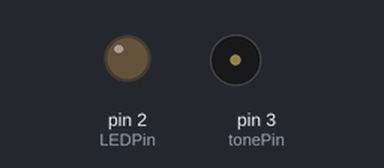
The sketch below on a simulated Arduino Uno, built with avr-gcc and run on an emulated ATmega328P. On the bench: output pins drawn as LEDs (lit = HIGH), buzzer (waves = sounding). Random numbers use the default seed unless the sketch sets one; what the sketch prints to the serial monitor is not drawn.

Above: at 0.6 s.
At 37.87 s:
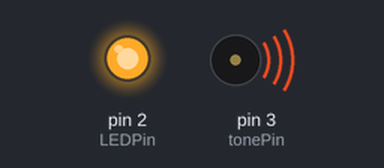
Timing chart, 0 to 40.0 s (numbered marks = the images above):
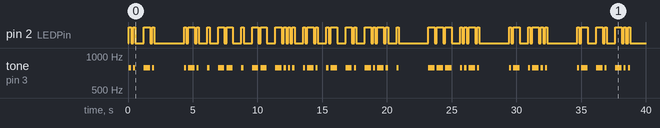

The sketch:

DigitalMemorial_MorseCodeV4_20200820.ino
```cpp
// 9/13/21 - corrected spelling of "remembrance"
// 8/24/21 - unit placed in Corpus Christi Cemetery, Chambersburg PA (used 3M auto trim tape, Asked Nate to caulk top edge)
//           consider enhancements:  only use 1 mounting point or slots for circuit board to prevent thermal cycle damage to board,
//                                   provide some way of pressure equalization as box heats and cools,
//                                   lock latches to discourage tampering, seal gasket with thin coating of grease (pressure
//                                   differences may cause gasket to leak)

// 8/19/21 AnnaMarie corrected Al's spelling of "Nona=Nonna", refined message
// 8/15/21 - added multiple messages, added gift card message.  plan to install at family gravesite in PA
// 7/16/21 - corrected delay time (was int/ should be long.  added all letters and numbers, changed error handling, add amazon gift card
// 1/17/17 - Louie - here is the code which is loaded on the Arduino which I sent you.  -Al
// created message matrix 12/28/15 AE
// 1/17/17 activated random behavior, added separate LED output  AE

int tonePin = 3;
int LEDPin = 2;


char sMessage[] = {


                  'I','N',' ','R','E','M','E','M','B','R','A','N','C','E',' ','O','F',' ','A','L',' ','A','N','D',' ',
                  'M','A','R','I','A',' ','L','O','V','E',' ','O','N','E',' ','A','N','O','T','H','E','R',' ','A','N','D',' ','T','R','E','A','T',' ',
                  'O','T','H','E','R','S',' ','W','I','T','H',' ','K','I','N','D','N','E','S','S','.',' ',

                  'T','A','K','E',' ','T','H','E',' ','T','I','M','E',' ','T','O',' ','M','A','K','E',' ','G','O','O','D',' ','M','E','M','O',
                  'R','I','E','S',' ','W','I','T','H',' ','E','A','C','H',' ','O','T','H','E','R','.',' ',


                   /***************
                   'V','V','V',' ',' ',
                   'T','N','X',' ','F','R',' ','F','B',' ','Q','S','O',' ','B','E','S','T',' ',
                   '7','3',' ','E','T',' ','8','8',' ','T','O',' ','A','L','L',' ','D','E',' ',
                   'W','3','>','I','P',' ','!',


                   ' ',' ',' ',
                   'N','O','N','N','A',' ','S','A','Y','S',' ','D','O','N','T',' ','F','O','R','G','E','T',' ','T','O',' ','L','O','V','E',' ',
                   'E','A','C','H',' ',
                   'O','T','H','E','R',' ',' ','A','N','D',' ','T','H','A','T','S',' ','A','N',' ','O','R','D','E','R','.',
                    *********************/

                   // message from Louis J
                   ' ',
                   'H','E','A','R','T','Y',' ','G','R','E','E','T','I','N','G','S',' ','F','R','O','M',' ','P','A','P','A',' ','W','O','O','D','Y',' ',
                   'T','H','E',' ','P','I','Z','Z','A',' ','K','I','N','G',' ',
                   'P','W',' ','S','A','Y','S',' ',
                   'N','E','E','E','E','V','E','R',' ','B','E','T','T','E','R','.',' ',
                   'C','I','A','O',' ','F','O','R',' ','N','O','W','.',

                   // gift certificate number
                   ' ',' ',' ',
                   'U','S','E',' ','T','H','I','S',' ','C','O','D','E',' ',
                   'A','T',' ','J','E','F','F','S',' ','P','L','A','C','E',' ',' ',

                   'T','H','E',' ','C','O','D','E',' ','I','S',' ','O','N','L','Y',' ','V','A','L','I','D',' ','F','O','R',' ',
                   'O','N','E',' ','U','S','E','.',' ','F','I','R','S','T',' ','C','O','M','E',' ',
                   'F','I','R','S','T',' ','S','E','R','V','E','D','.',' ','G','O','O','D',' ','L','U','C','K','.',' ',' ',

                    // $50 Amazon certificate 8/16/21
                   'A','Q','K','K',' ',' ',
                   'W','R','C','Z','B','K',' ',' ',
                   '5','M','G','A','3',' ',' ',


                   'C','O','N','T','A','C','T',' ','A','L',' ','A','T',' ','9','8','9',' ','3','9','7',' ','3','8','4','7',' ','B','Y',' ','T','E','X','T',' ','F','O','R',' ','M','O','R','E',' ',
                   'I','N','F','O','R','M','A','T','I','O','N','.'
                   };

int freq;
int dotPeriod;
int dahPeriod;
int relaxtime;
int letterSpace;
int wordSpace;
unsigned long delayTime;

void setup() {

pinMode(LEDPin, OUTPUT);
digitalWrite(LEDPin, LOW);

pinMode(tonePin, OUTPUT);
Serial.begin(9600);
}

void loop() {
  int i;
  randomSeed(analogRead(0));

  // establish random behavior
  // 1 hr is 3,600,000 ms
  // 2 hrs is 7,200,000 ms
  // 10 min is 600,000 ms

#define xEST_MODE

#ifdef TEST_MODE

  tonePin = 1;  //silence tone for test purposes by assigning wrong pin

  freq = 1000;
  dotPeriod = 25;
  dahPeriod = (dotPeriod *3);
  relaxtime = (dotPeriod);
  letterSpace = (dotPeriod *3);   // standard letter space is 3x dot length
  wordSpace = (dotPeriod *7);     // standard word space is 7x dot length
  delayTime = 300000;
#else
  freq = random(600,1100);
  dotPeriod = random(100,175);
  dahPeriod = (dotPeriod *3);
  relaxtime = (dotPeriod);
  letterSpace = (dotPeriod *3);   // standard letter space is 3x dot length
  wordSpace = (dotPeriod *7);     // standard word space is 7x dot length
  delayTime = random(300000,7200000);
#endif

  // display results of random variable assignments
  Serial.println();
  Serial.println("Digital Memorial for the Evangelista Family  8/15/21");
  Serial.println();
  Serial.print("frequency:  ");
  Serial.println(freq);
  Serial.print("dotPeriod:  ");
  Serial.println(dotPeriod);
  Serial.print("dahPeriod:  ");
  Serial.println(dahPeriod);
  Serial.print("delayTime:  ");
  Serial.println(delayTime);

  // send message
  for(i=0;i<sizeof(sMessage);i++)
  {
    playLetter(sMessage[i]);

    Serial.write(sMessage[i]);
    if((i+1)%60 == 0) Serial.println();
    delay(letterSpace);
  }


  delay(delayTime);
}

void playLetter(char x)
  {
    // change order to put frequently used characters at top of switch if desired.
    switch (x){
      case 'A':
        di();dah(); return;
      case 'B':
        dah();di();di();dit(); return;
      case 'C':
        dah();di();dah();dit();return;
      case 'D':
        dah();di();dit(); return;
      case 'E':
        dit(); return;
      case 'F':
        di();di();dah();dit(); return;
      case 'G':
        dah();dah();dit(); return;
      case 'H':
        di();di();di();dit(); return;
      case 'I':
        di();dit(); return;
      case 'J':
        di();dah();dah();dah(); return;
      case 'K':
        dah();di();dah(); return;
      case 'L':
        di();dah();di();dit(); return;
      case 'M':
        dah();dah(); return;
      case 'N':
        dah();dit(); return;
      case 'O':
        dah();dah();dah(); return;
      case 'P':
        di();dah();dah();dit(); return;
      case 'Q':
        dah();dah();di();dah(); return;
      case 'R':
        di();dah();dit(); return;
      case 'S':
        di();di();dit(); return;
      case 'T':
        dah(); return;
      case 'U':
        di();di();dah(); return;
      case 'V':
        di();di();di();dah(); return;
      case 'W':
        di();dah();dah(); return;
      case 'X':
        dah();di();di();dah(); return;
      case 'Y':
        dah();di();dah();dah(); return;
      case 'Z':
        dah();dah();di();dit(); return;
      case '-':
        dah();di();di();di();dah(); return;
      case '_':
        dahhh(); return;
      case '>':
        dah();dahh();di();dit(); return;  //custom Z for the Zipper
      case '!': // stands in for SK (end of transmission / Silent Key)  with special emphasis on last dah
        di();di();dit();dah();di();FinalDah(); return;
      case '.':
        di();dah();di();dah();di();dah(); return;
      case '1':
        di();dah();dah();dah();dah(); return;
      case '2':
        di();di();dah();dah();dah(); return;
      case '3':
        di();di();di();dah();dah(); return;
      case '4':
        di();di();di();di();dah(); return;
      case '5':
        di();di();di();di();dit(); return;
      case '6':
        dah();di();di();di();dit(); return;
      case '7':
        dah();dah();di();di();dit(); return;
      case '8':
        dah();dah();dah();di();dit(); return;
      case '9':
        dah();dah();dah();dah();dit(); return;
      case '0':
        dah();dah();dah();dah();dah(); return;
      case ' ':
        delay(wordSpace); return;
      default:
        // signify error
        di();di();di();di();di();di();di();dit(); return;

    }
  }

void ErrInd()
{
  tone(tonePin, freq / 10);
  delay(dahPeriod);
  noTone(tonePin);
  delay(relaxtime);
}

void dit()
{
  digitalWrite(LEDPin, HIGH);
  tone(tonePin, freq);
  delay(dotPeriod);
  digitalWrite(LEDPin, LOW);
  noTone(tonePin);
  delay(relaxtime);
}

void dah()
{
  digitalWrite(LEDPin, HIGH);
  tone(tonePin, freq);
  delay(dahPeriod);
  digitalWrite(LEDPin, LOW);
  noTone(tonePin);
  delay(relaxtime);
}

void dahh()
{
  digitalWrite(LEDPin, HIGH);
  tone(tonePin, freq);
  delay(dahPeriod);
  delay(dahPeriod);  //extra long dah for call sign, characteristic of the Zipper
  digitalWrite(LEDPin, LOW);
  noTone(tonePin);
  delay(relaxtime);
}

void dahhh()
{
  digitalWrite(LEDPin, HIGH);
  tone(tonePin, freq);
  delay(dahPeriod*6);
  digitalWrite(LEDPin, LOW);
  noTone(tonePin);
  delay(relaxtime);
}

void FinalDah()
{
  digitalWrite(LEDPin, HIGH);
  tone(tonePin, freq);
  delay(dahPeriod * 3);
  digitalWrite(LEDPin, LOW);
  noTone(tonePin);
  delay(relaxtime);
}

void di()
{
  dit();
}
```

Measured:
- by itself, pin 2 (LEDPin): LOW → HIGH at 0.07 s, → LOW 0.16 s later, → HIGH 0.16 s later, → LOW 0.16 s later, … (98 changes in this stretch)
- by itself, tone on pin 3 (tonePin): plays 784 Hz for 0.16 s, 784 Hz for 0.16 s, 784 Hz for 0.49 s, 784 Hz for 0.16 s, 784 Hz for 0.16 s, 784 Hz for 0.49 s … (49 notes in this stretch)
